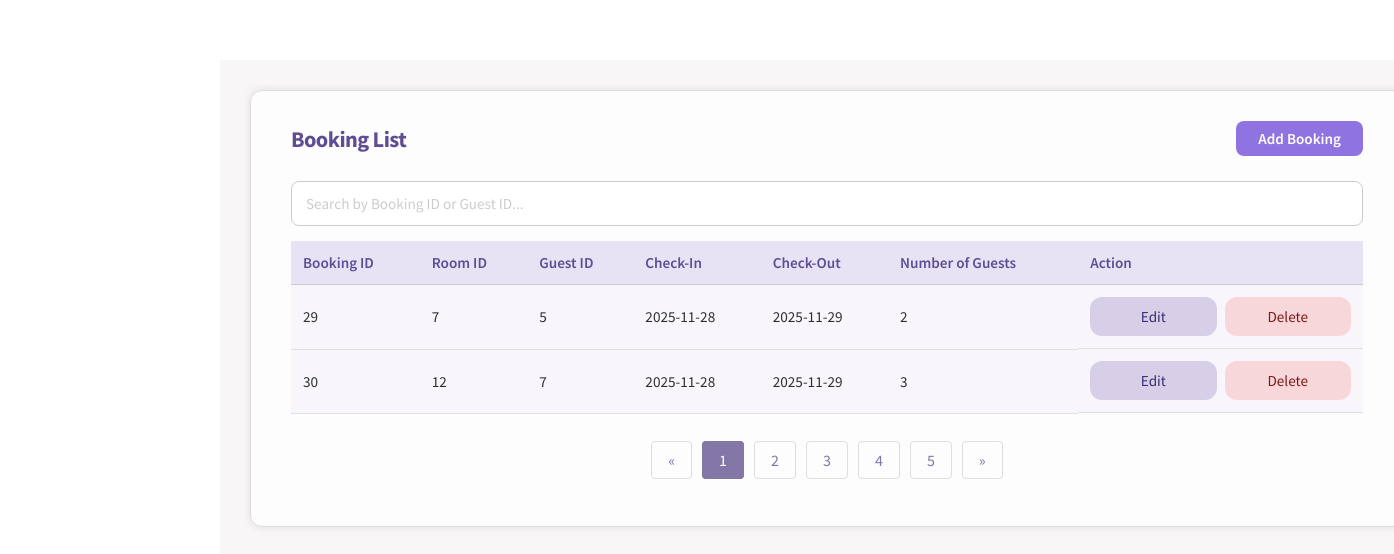
/booking.php, run on an earlier commit of the app's database.
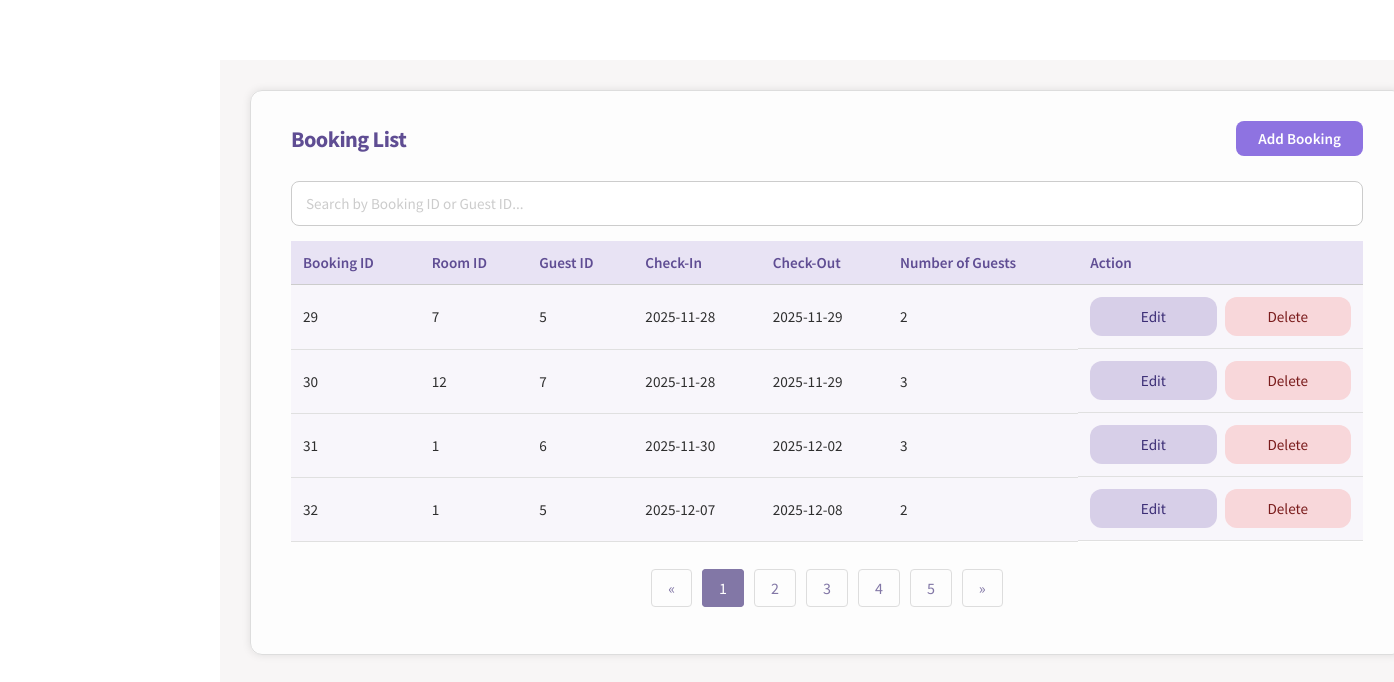
And on a later commit of the database.
### tables this page shows
CREATE TABLE BOOKING(
BOOKING_ID INTEGER NOT NULL PRIMARY KEY AUTOINCREMENT,
NO_OF_GUEST INTEGER NOT NULL,
DATE_IN DATE NOT NULL,
DATE_OUT DATE NOT NULL,
TIMESTAMP DATETIME NOT NULL NOT NULL DEFAULT (CURRENT_TIMESTAMP),
GUEST_ID INTEGER NOT NULL,
ROOM_ID INTEGER NOT NULL,
FOREIGN KEY (GUEST_ID) REFERENCES GUEST(GUEST_ID) ON DELETE CASCADE ON UPDATE CASCADE
FOREIGN KEY (ROOM_ID) REFERENCES ROOM(ROOM_ID) ON DELETE CASCADE ON UPDATE CASCADE
);

### functions.php (the view, shortened to what this page needs)
<?php
function createDB()
{
    $db = new SQLite3('hotelSQL.db');
    $db->exec("PRAGMA foreign_keys = ON");
    return $db;
}
function BookingList($editingId = null)
{
    $db = createDB();
    $select_query = "SELECT * FROM BOOKING";
    $result = $db->query($select_query);
    while ($row = $result->fetchArray(SQLITE3_ASSOC)) {
        if ($editingId == $row['BOOKING_ID']) {
            echo "<form method='post'><tr>";
            echo "<td>" . $row['BOOKING_ID'] . "</td>";
            echo "<input type='hidden' name='booking-id' value='" . $row['BOOKING_ID'] . "'>";
            echo "<td>
                    <input type='number' name='room-id'
                           value='" . htmlspecialchars($row['ROOM_ID']) . "' required>
                  </td>";
            echo "<td>
                    <input type='number' name='guest-id'
                           value='" . htmlspecialchars($row['GUEST_ID']) . "' required>
                  </td>";
            echo "<td>
                    <input type='date' name='date-in'
                           value='" . htmlspecialchars($row['DATE_IN']) . "' required>
                  </td>";
            echo "<td>
                    <input type='date' name='date-out'
                           value='" . htmlspecialchars($row['DATE_OUT']) . "' required>
                  </td>";
            echo "<td>
                    <input type='number' name='num-guest'
                           value='" . htmlspecialchars($row['NO_OF_GUEST']) . "' required>
                  </td>";
            echo "<td>
                    <input type='submit' class='submit-btn' name='save' value='Save'>
                    <input type='submit' class='delete-button-in-list' name='cancel' value='Cancel'>
                  </td>";
            echo "</tr></form>";
        } else {
            echo "<form method='post'><tr>";
            echo "<td>" . $row['BOOKING_ID'] . "</td>";
            echo "<td>" . $row['ROOM_ID'] . "</td>";
            echo "<td>" . $row['GUEST_ID'] . "</td>";
            echo "<td>" . $row['DATE_IN'] . "</td>";
            echo "<td>" . $row['DATE_OUT'] . "</td>";
            echo "<td>" . $row['NO_OF_GUEST'] . "</td>";
            echo "<td>
                    <input type='hidden' name='booking-id' value='" . $row['BOOKING_ID'] . "'>
                    <input type='submit' class='edit-button-in-list' name='edit' value='Edit'>
                    <input type='submit' class='delete-button-in-list' name='delete' value='Delete'>
                  </td>";
            echo "</tr></form>";
        }
    }
}
?>

### booking.php (shortened to what this page needs)
<!DOCTYPE html>
<html lang="en">
<head>
    <link rel="stylesheet" href="style.css" />
</head>
<?php
require_once("functions.php");
$editingId = null;
?>
<body onload="loadNavbar()">
    <div class="main_content">
        <section class="add-container">
            <div class="heading-row">
                <h2>Booking List</h2>
                <a class="add-btn" href="booking-add.php">Add Booking</a>
            </div>
            <div class="search-bar">
                <input type="text" id="searchInput" placeholder="Search by Booking ID or Guest ID..." autocomplete="off"
                    onkeyup="filterBookingList(this)">
            </div>
            <table class="base-table">
                <thead>
                    <tr>
                        <th>Booking ID</th>
                        <th>Room ID</th>
                        <th>Guest ID</th>
                        <th>Check-In</th>
                        <th>Check-Out</th>
                        <th>Number of Guests</th>
                        <th>Action</th>
                    </tr>
                </thead>
                <tbody>
                    <?php BookingList($editingId); ?>
                </tbody>
            </table>
            <br />
            <ul class="pagination">
                <li><a href="#">&laquo;</a></li>
                <li class="active"><a href="#">1</a></li>
                <li><a href="#">2</a></li>
                <li><a href="#">3</a></li>
                <li><a href="#">4</a></li>
                <li><a href="#">5</a></li>
                <li><a href="#">&raquo;</a></li>
            </ul>
        </section>
    </div>
</body>
</html>

### style.css (style rules this page uses)
html, body { margin: 0; padding: 0; box-sizing: border-box; }
*, *::before, *::after { box-sizing: inherit; }
* { font-family: "Source Sans Pro", Helvetica, sans-serif; }
h2 { text-align: center; font-weight: 300; font-size: 2.5em; color: #000000; margin-bottom: 20px; letter-spacing: -0.025em; }
input::placeholder { color: #ccc; }
input[type="text"], input[type="password"] { width: 90%; padding: 10px; border: 1px solid #ccc; border-radius: 8px; outline: none; }
.main_content { margin-top: 60px; margin-left: 220px; padding: 30px 40px 40px 30px; background: #f8f6f6; min-height: calc(100vh - 60px); color: #2e2e2e; flex: 1; width: 97%; }
.add-container h2 { color: #5f4d93; font-size: 1.4rem; font-weight: 700; margin-bottom: 20px; text-align: left; }
.add-container .search-bar { margin: 10px 0; padding: 5px 0; }
.add-container .search-bar input { display: block; width: 100%; padding: 12px 14px; border: 1px solid #ccc; }
.base-table { width: 100%; border-collapse: collapse; color: #2e2e2e; font-size: 0.95rem; background-color: #fff; }
.base-table thead { background-color: #e8e3f4; }
.base-table th { text-align: left; font-weight: 600; color: #5f4d93; padding: 12px; border-bottom: 1px solid #ccc; }
.base-table td { padding: 12px; border-bottom: 1px solid #e0e0e0; }
.base-table td:last-child { display: flex; justify-content: flex-start; align-items: center; gap: 8px; }
.base-table tr:nth-child(even) { background-color: #f8f6fb; }
.add-container { width: 90%; max-width: none; padding: 30px 40px 40px 40px; margin: 0 0 30px 0; background: rgba(255, 255, 255, 0.8); border-radius: 12px; border: 1px solid #ddd; box-shadow: 0 0 8px rgba(0, 0, 0, 0.1); }
.add-container input { padding: 10px; border: 1px solid #ccc; border-radius: 8px; font-size: 0.95rem; background-color: #fff; transition: border-color 0.3s, box-shadow 0.3s; }
.add-container td input[type="submit"] { padding: 10px 28px; border: none; border-radius: 12px; font-size: 0.95rem; font-weight: 500; cursor: pointer; }
.add-container .edit-button-in-list { background-color: #d7cfe8; color: #3b2d75; }
.add-container .delete-button-in-list { background-color: #f8d7da; color: #7a1c1c; }
.base-form input, .add-container input, .add-container select, .base-form select { width: 50%; max-width: 100%; }
.pagination { display: flex; justify-content: center; list-style-type: none; padding: 0; }
.pagination li { margin: 0 5px; }
.pagination a { text-decoration: none; color: #8277a6; padding: 8px 16px; border: 1px solid #ddd; border-radius: 4px; }
.pagination .active a { background-color: #8277a6; color: #ffffff; border: 1px solid #8277a6; }
.add-btn { display: inline-block; padding: 8px 22px; background-color: #8e73e1; color: #fff; border-radius: 8px; font-weight: 600; font-size: 0.95rem; text-decoration: none; transition: background 0.2s ease; }
.heading-row { display: flex; align-items: center; justify-content: space-between; margin-bottom: 20px; }
.heading-row h2 { margin: 0; color: #5f4d93; font-size: 1.4rem; font-weight: 700; }

What changed in the data, as far as the page shows it:
added booking: BOOKING_ID "31", ROOM_ID "1", GUEST_ID "6", DATE_IN "2025-11-30", DATE_OUT "2025-12-02", NO_OF_GUEST "3"
added booking: BOOKING_ID "32", ROOM_ID "1", GUEST_ID "5", DATE_IN "2025-12-07", DATE_OUT "2025-12-08", NO_OF_GUEST "2"
